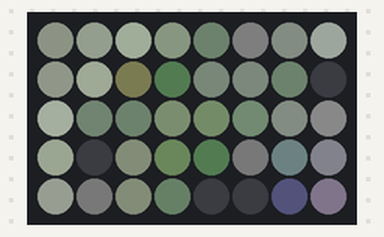
Recording of a sketch running on a simulated Arduino Uno, built with avr-gcc and run on an emulated ATmega328P. Parts: 8×5 RGB LED matrix (first LED top left, wired row by row). Dim RGB values are drawn brighter than linear.

Above: at 0.17 s.
At 4.98 s:
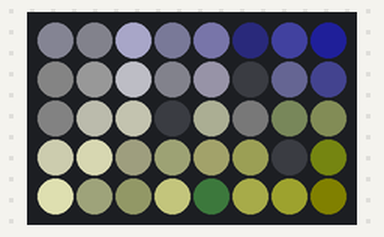
At 9.8 s:
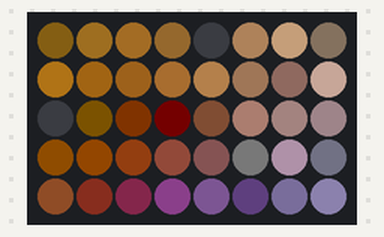
At 19.74 s:
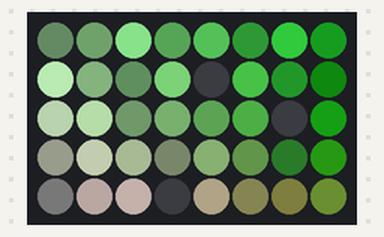
At 29.68 s:
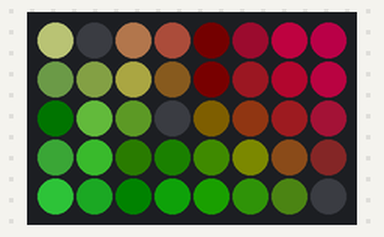
At 39.62 s:
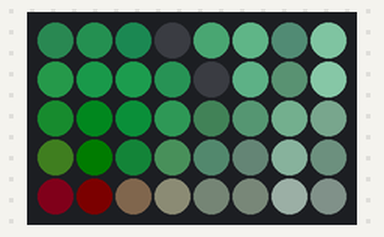

The sketch:

neopixelplasma.ino
```cpp
// (licence header left out)
#include <Adafruit_NeoPixel.h>

// Parameter 1 = number of pixels in strip
// Parameter 2 = pin number (most are valid)
// Parameter 3 = pixel type flags, add together as needed:
//   NEO_RGB     Pixels are wired for RGB bitstream
//   NEO_GRB     Pixels are wired for GRB bitstream
//   NEO_KHZ400  400 KHz bitstream (e.g. FLORA pixels)
//   NEO_KHZ800  800 KHz bitstream (e.g. High Density LED strip)
const int ROWS = 5;
const int COLS = 8;
const int NUM_LEDS = ROWS * COLS;
const int LED_PIN = 6;
const float phaseIncrement = 0.03;  // Controls the speed of the moving points. Higher == faster. I like 0.08 .
const float colorStretch = 0.3;    // Higher numbers will produce tighter color bands. I like 0.11 .

Adafruit_NeoPixel strip = Adafruit_NeoPixel(NUM_LEDS, LED_PIN, NEO_GRB + NEO_KHZ800);

// Convenient 2D point structure
struct Point {
  float x;
  float y;
};

void setup() {
  strip.begin();
  strip.show(); // Initialize all pixels to 'off'
}

float phase = 0.0;

// This function is called every frame.
void loop() {
  phase += phaseIncrement;

  // The two points move along Lissajious curves, see: http://en.wikipedia.org/wiki/Lissajous_curve
  // We want values that fit the LED grid: x values between 0..13, y values between 0..8 .
  // The sin() function returns values in the range of -1.0..1.0, so scale these to our desired ranges.
  // The phase value is multiplied by various constants; I chose these semi-randomly, to produce a nice motion.
  Point p1 = { (sin(phase*1.000)+1.0) * 4.5, (sin(phase*1.310)+1.0) * 4.0 };
  Point p2 = { (sin(phase*1.770)+1.0) * 4.5, (sin(phase*2.865)+1.0) * 4.0 };
  Point p3 = { (sin(phase*0.250)+1.0) * 4.5, (sin(phase*0.750)+1.0) * 4.0 };

  byte row, col;

  // For each row...
  for( row=0; row<ROWS; row++ ) {
    float row_f = float(row);  // Optimization: Keep a floating point value of the row number, instead of recasting it repeatedly.

    // For each column...
    for( col=0; col<COLS; col++ ) {
      float col_f = float(col);  // Optimization.

      // Calculate the distance between this LED, and p1.
      Point dist1 = { col_f - p1.x, row_f - p1.y };  // The vector from p1 to this LED.
      float distance1 = sqrt( dist1.x*dist1.x + dist1.y*dist1.y );

      // Calculate the distance between this LED, and p2.
      Point dist2 = { col_f - p2.x, row_f - p2.y };  // The vector from p2 to this LED.
      float distance2 = sqrt( dist2.x*dist2.x + dist2.y*dist2.y );

      // Calculate the distance between this LED, and p3.
      Point dist3 = { col_f - p3.x, row_f - p3.y };  // The vector from p3 to this LED.
      float distance3 = sqrt( dist3.x*dist3.x + dist3.y*dist3.y );

      // Warp the distance with a sin() function. As the distance value increases, the LEDs will get light,dark,light,dark,etc...
      // You can use a cos() for slightly different shading, or experiment with other functions. Go crazy!
      float color_1 = distance1;  // range: 0.0...1.0
      float color_2 = distance2;
      float color_3 = distance3;
      float color_4 = (sin( distance1 * distance2 * colorStretch )) + 2.0 * 0.5;

      // Square the color_f value to weight it towards 0. The image will be darker and have higher contrast.
      color_1 *= color_1 * color_4;
      color_2 *= color_2 * color_4;
      color_3 *= color_3 * color_4;
      color_4 *= color_4;

      // Scale the color up to 0..7 . Max brightness is 7.
      strip.setPixelColor(col + (COLS * row), strip.Color(color_1, color_2, color_3));
    }
  }
  strip.show();
}
```
